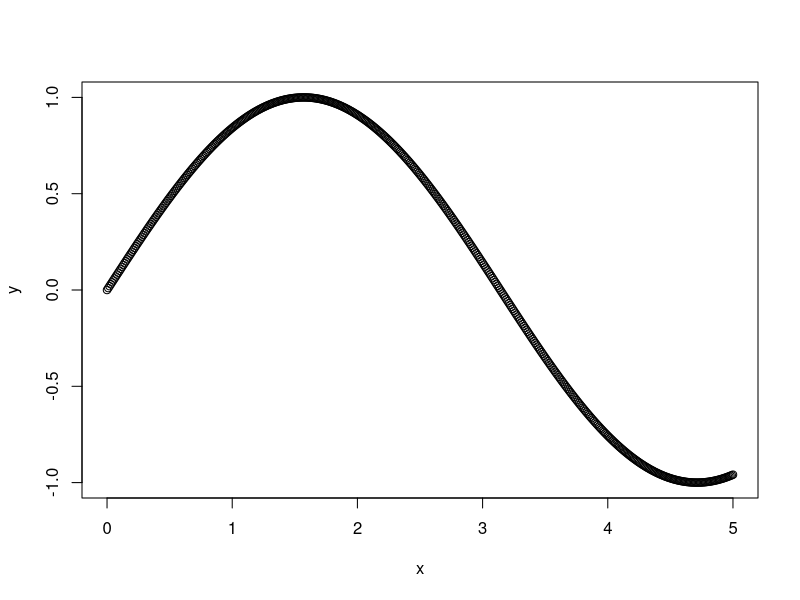
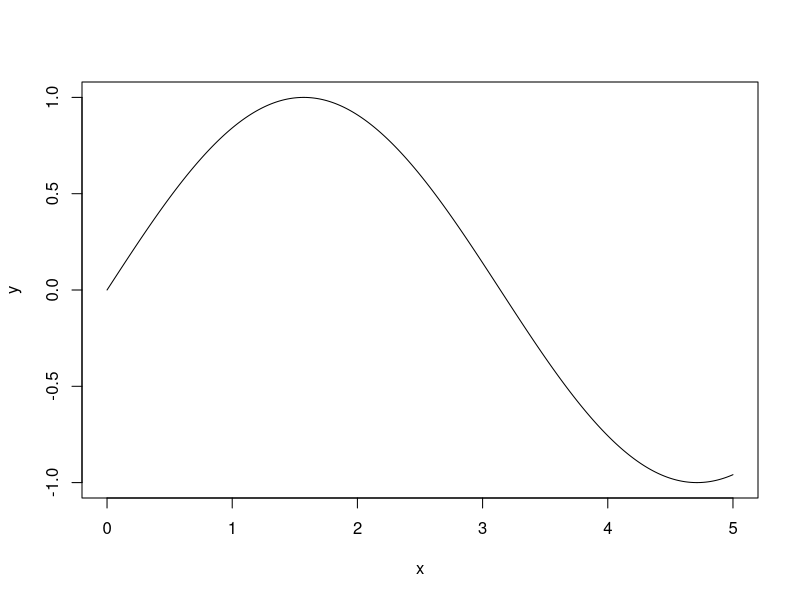

Reproduce these figures in R, in order. (Note: this script raises an error after producing the figures.)
# Exercises 1 to 4.
x <- c(2, 5, 120, 5, 8, 11)
i <- 1:length(x)
i
inv_i <- length(x):1
inv_i
inv_x <- x[inv_i]
inv_x
x <- c(x[1:4], 7, x[5:length(x)])
x
x <- c(x, 3)
x
x[x == 120] <- 12
x

# Exercise 5.
x <- seq(0, 5, 0.01)
y <- sin(x)
plot(x, y)
plot(x, y, type="l")

# Exercise 6.
x <- c(rep(0.5, 4), rep(1.5, 4), rep(3, 4))
x

# Exercise 7.
x <- c(1, 3, 5, 7, 9)
y <- c(2, 3, 5, 7, 11, 13)
x + 1
y * 2
c(length(x), length(y))
x + y
sum(x > 5)
sum(x[x > 5])
sum(x[x > 5 | x > 3])
y[y > 7]

# Exercise 8.
mean_x <- sum(x) / length(x)
mean_x
mean(x)
var_x <- sum((x - media_x)^2) / (length(x) - 1)
var_x
var(x)

# Exercise 9.
month_expense <- c(23, 33, 25, 45, 10, 28, 39, 27, 15, 38, 34, 29)
sum(month_expense)
min(month_expense)
max(month_expense)
which(month_expense > mean(month_expense))
month_name <- c("Jan", "Feb", "Mar", "Apr", "May", "Jun",
                "Jul", "Aug", "Sep", "Oct", "Nov",
                "Dec")
month_name[which(month_expense > mean(month_name))]
length(which(month_expense > mean(month_expense))) * 100 / length(month_expense)

# Exercise 10.
ans <- read.table(file="anscombe.txt", sep=";", dec = ",", header=F,
                  col.names=c ("x1","y1","x2","y2","x3","y3","x4","y4"))
write.table(ans, file="ans.txt", sep=";", dec=".")

# Exercise 11.
write.table(ans[, c("x1", "y1", "x3", "y3")], file="ans13.txt", sep=";", dec=".")
plot(ans$x1, ans$y1)
plot(ans$x2, ans$y2)
plot(ans$x3, ans$y3)
plot(ans$x4, ans$y4)
par(mfrow=c(2, 2))
plot(ans$x1, ans$y1)
plot(ans$x2, ans$y2)
plot(ans$x3, ans$y3)
plot(ans$x4, ans$y4)
par(mfrow=c(1, 1))

# Exercise 12.
rango <- seq(4, 16, 0.1)
func_dens_prob_acum <- pnorm(rango, mean=10, sd=2)
plot(x=rango, y=func_dens_prob_acum, type="l", lwd=2)
abline(h=0.5, v=10, lty=2)
y_a <- 0.9
abline(h=y_a, col="red", lty=3)
x_a <- qnorm(y_a, mean=10, sd=2)
abline(v=x_a, col="red", lty=3)
text(x=x_a, y=0, labels="A", pos=4, col="red")
y_b <- y_a - 0.6
abline(h=y_b, col="red", lty=3)
x_b <- qnorm(y_b, mean=10, sd=2)
abline(v=x_b, col="red", lty=3)
text(x=x_b, y=0, labels="B", pos=4, col="red")
y_c <- 1 - 0.8
abline(h=y_c, col="red", lty=3)
x_c <- qnorm(y_c, mean=10, sd=2)
abline(v=x_c, col="red", lty=3)
text(x=x_c, y=0, labels="C", pos=4, col="red")
y_d <- y_c + 0.3
abline(h=y_d, col="red", lty=3)
x_d <- qnorm(y_d, mean=10, sd=2)
abline(v=x_d, col="red", lty=3)
text(x=x_d, y=0, labels="D", pos=4, col="red")
(1 - pnorm(x_a, mean=10, sd=2)) * 100
pnorm(x_a, mean=10, sd=2) * 100
(1 - pnorm(x_b, mean=10, sd=2)) * 100
pnorm(x_b, mean=10, sd=2) * 100
(1 - pnorm(x_c, mean=10, sd=2)) * 100
pnorm(x_c, mean=10, sd=2) * 100
(1 - pnorm(x_d, mean=10, sd=2)) * 100
pnorm(x_d, mean=10, sd=2) * 100

# Exercise 13.
y_a <- 0.5 - 0.7 / 2
x_a <- qnorm(y_a, mean=6, sd=2)
x_a
y_b <- 0.5 + 0.7 / 2
x_b <- qnorm(y_b, mean=6, sd=2)
x_b
pnorm(7, mean=6, sd=2) - pnorm(6, mean=6, sd=2)
pnorm(10, mean=6, sd=2) - pnorm(9, mean=6, sd=2)
1 - pnorm(8, mean=6, sd=2)
pnorm(4, mean=6, sd=2)
# Both values are equal because their distance to the mean is the same,
# and the distribution is symmetrical.
qnorm(0.95, mean=6, sd=2)
# (9.29, Inf)
qnorm((1 - 0.3), mean=6, sd=2)
# (-Inf, 7.05)

